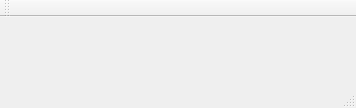
<?xml version="1.0" encoding="UTF-8"?>
<ui version="4.0">
 <class>MainWindow</class>
 <widget class="QMainWindow" name="MainWindow">
  <property name="geometry">
   <rect>
    <x>0</x>
    <y>0</y>
    <width>356</width>
    <height>108</height>
   </rect>
  </property>
  <property name="windowTitle">
   <string>MainWindow</string>
  </property>
  <widget class="QWidget" name="centralWidget">
   <widget class="QLabel" name="label">
    <property name="geometry">
     <rect>
      <x>30</x>
      <y>10</y>
      <width>311</width>
      <height>23</height>
     </rect>
    </property>
    <property name="text">
     <string/>
    </property>
   </widget>
  </widget>
  <widget class="QMenuBar" name="menuBar">
   <property name="geometry">
    <rect>
     <x>0</x>
     <y>0</y>
     <width>356</width>
     <height>29</height>
    </rect>
   </property>
  </widget>
  <widget class="QToolBar" name="mainToolBar">
   <attribute name="toolBarArea">
    <enum>TopToolBarArea</enum>
   </attribute>
   <attribute name="toolBarBreak">
    <bool>false</bool>
   </attribute>
  </widget>
  <widget class="QStatusBar" name="statusBar"/>
 </widget>
 <layoutdefault spacing="6" margin="11"/>
 <resources/>
 <connections/>
</ui>
